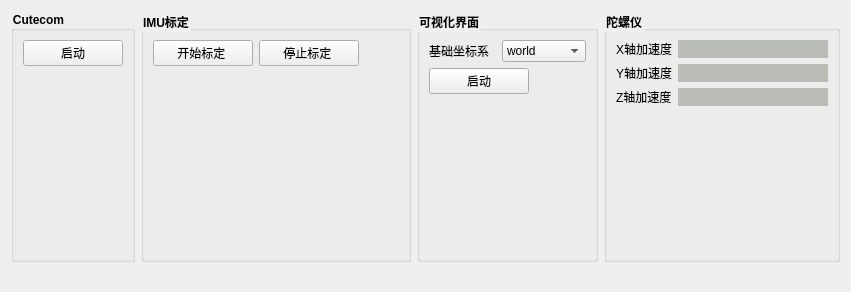
                 <widget class="QWidget" name="tab_13">
                  <attribute name="title">
                   <string/>
                  </attribute>
                  <layout class="QVBoxLayout" name="verticalLayout_55">
                   <item>
                    <layout class="QHBoxLayout" name="horizontalLayout_111">
                     <item>
                      <widget class="QGroupBox" name="groupBox_21">
                       <property name="font">
                        <font>
                         <weight>75</weight>
                         <bold>true</bold>
                        </font>
                       </property>
                       <property name="styleSheet">
                        <string notr="true">QGroupBox::title{
font-size:13px;
front-weight:bold;
}</string>
                       </property>
                       <property name="title">
                        <string>Cutecom</string>
                       </property>
                       <layout class="QVBoxLayout" name="verticalLayout_41">
                        <item>
                         <widget class="QPushButton" name="pushButton_cutecom_2">
                          <property name="minimumSize">
                           <size>
                            <width>100</width>
                            <height>0</height>
                           </size>
                          </property>
                          <property name="maximumSize">
                           <size>
                            <width>100</width>
                            <height>16777215</height>
                           </size>
                          </property>
                          <property name="text">
                           <string>启动</string>
                          </property>
                         </widget>
                        </item>
                        <item>
                         <spacer name="verticalSpacer_13">
                          <property name="orientation">
                           <enum>Qt::Vertical</enum>
                          </property>
                          <property name="sizeHint" stdset="0">
                           <size>
                            <width>20</width>
                            <height>40</height>
                           </size>
                          </property>
                         </spacer>
                        </item>
                       </layout>
                      </widget>
                     </item>
                     <item>
                      <widget class="QGroupBox" name="groupBox_24">
                       <property name="sizePolicy">
                        <sizepolicy hsizetype="Expanding" vsizetype="Preferred">
                         <horstretch>0</horstretch>
                         <verstretch>0</verstretch>
                        </sizepolicy>
                       </property>
                       <property name="minimumSize">
                        <size>
                         <width>250</width>
                         <height>0</height>
                        </size>
                       </property>
                       <property name="font">
                        <font>
                         <weight>75</weight>
                         <bold>true</bold>
                        </font>
                       </property>
                       <property name="styleSheet">
                        <string notr="true">QGroupBox::title{
font-size:13px;
front-weight:bold;
}</string>
                       </property>
                       <property name="title">
                        <string>IMU标定</string>
                       </property>
                       <layout class="QVBoxLayout" name="verticalLayout_19">
                        <item>
                         <layout class="QHBoxLayout" name="horizontalLayout_68">
                          <item>
                           <widget class="QPushButton" name="pushButton_calib_start">
                            <property name="minimumSize">
                             <size>
                              <width>100</width>
                              <height>0</height>
                             </size>
                            </property>
                            <property name="maximumSize">
                             <size>
                              <width>100</width>
                              <height>16777215</height>
                             </size>
                            </property>
                            <property name="text">
                             <string>开始标定 </string>
                            </property>
                           </widget>
                          </item>
                          <item>
                           <widget class="QPushButton" name="pushButton_calib_stop">
                            <property name="sizePolicy">
                             <sizepolicy hsizetype="Expanding" vsizetype="Fixed">
                              <horstretch>0</horstretch>
                              <verstretch>0</verstretch>
                             </sizepolicy>
                            </property>
                            <property name="minimumSize">
                             <size>
                              <width>100</width>
                              <height>0</height>
                             </size>
                            </property>
                            <property name="maximumSize">
                             <size>
                              <width>100</width>
                              <height>16777215</height>
                             </size>
                            </property>
                            <property name="text">
                             <string>停止标定 </string>
                            </property>
                           </widget>
                          </item>
                          <item>
                           <spacer name="horizontalSpacer_39">
                            <property name="orientation">
                             <enum>Qt::Horizontal</enum>
                            </property>
                            <property name="sizeHint" stdset="0">
                             <size>
                              <width>40</width>
                              <height>20</height>
                             </size>
                            </property>
                           </spacer>
                          </item>
                         </layout>
                        </item>
                        <item>
                         <spacer name="verticalSpacer_15">
                          <property name="orientation">
                           <enum>Qt::Vertical</enum>
                          </property>
                          <property name="sizeHint" stdset="0">
                           <size>
                            <width>200</width>
                            <height>40</height>
                           </size>
                          </property>
                         </spacer>
                        </item>
                       </layout>
                      </widget>
                     </item>
                     <item>
                      <widget class="QGroupBox" name="groupBox_31">
                       <property name="minimumSize">
                        <size>
                         <width>0</width>
                         <height>0</height>
                        </size>
                       </property>
                       <property name="font">
                        <font>
                         <weight>75</weight>
                         <bold>true</bold>
                        </font>
                       </property>
                       <property name="styleSheet">
                        <string notr="true">QGroupBox::title{
font-size:13px;
front-weight:bold;
}</string>
                       </property>
                       <property name="title">
                        <string>可视化界面</string>
                       </property>
                       <layout class="QVBoxLayout" name="verticalLayout_37">
                        <item>
                         <layout class="QHBoxLayout" name="horizontalLayout_64">
                          <item>
                           <widget class="QLabel" name="label_96">
                            <property name="text">
                             <string>基础坐标系  </string>
                            </property>
                           </widget>
                          </item>
                          <item>
                           <widget class="QComboBox" name="comboBox_imu_tf_2">
                            <item>
                             <property name="text">
                              <string>world</string>
                             </property>
                            </item>
                            <item>
                             <property name="text">
                              <string>map</string>
                             </property>
                            </item>
                            <item>
                             <property name="text">
                              <string>odom</string>
                             </property>
                            </item>
                            <item>
                             <property name="text">
                              <string>laser_link</string>
                             </property>
                            </item>
                            <item>
                             <property name="text">
                              <string>velodyne</string>
                             </property>
                            </item>
                            <item>
                             <property name="text">
                              <string>radar</string>
                             </property>
                            </item>
                           </widget>
                          </item>
                         </layout>
                        </item>
                        <item>
                         <layout class="QHBoxLayout" name="horizontalLayout_46">
                          <item>
                           <widget class="QPushButton" name="pushButton_imu_rviz">
                            <property name="minimumSize">
                             <size>
                              <width>100</width>
                              <height>0</height>
                             </size>
                            </property>
                            <property name="maximumSize">
                             <size>
                              <width>100</width>
                              <height>16777215</height>
                             </size>
                            </property>
                            <property name="text">
                             <string>启动</string>
                            </property>
                           </widget>
                          </item>
                          <item>
                           <spacer name="horizontalSpacer_38">
                            <property name="orientation">
                             <enum>Qt::Horizontal</enum>
                            </property>
                            <property name="sizeHint" stdset="0">
                             <size>
                              <width>40</width>
                              <height>20</height>
                             </size>
                            </property>
                           </spacer>
                          </item>
                         </layout>
                        </item>
                        <item>
                         <spacer name="verticalSpacer_2">
                          <property name="orientation">
                           <enum>Qt::Vertical</enum>
                          </property>
                          <property name="sizeHint" stdset="0">
                           <size>
                            <width>20</width>
                            <height>156</height>
                           </size>
                          </property>
                         </spacer>
                        </item>
                       </layout>
                      </widget>
                     </item>
                     <item>
                      <widget class="QGroupBox" name="groupBox_25">
                       <property name="font">
                        <font>
                         <weight>75</weight>
                         <bold>true</bold>
                        </font>
                       </property>
                       <property name="styleSheet">
                        <string notr="true">QGroupBox::title{
font-size:13px;
front-weight:bold;
}</string>
                       </property>
                       <property name="title">
                        <string>陀螺仪</string>
                       </property>
                       <layout class="QVBoxLayout" name="verticalLayout_49">
                        <item>
                         <layout class="QHBoxLayout" name="horizontalLayout_100">
                          <item>
                           <widget class="QLabel" name="label_126">
                            <property name="text">
                             <string>X轴加速度</string>
                            </property>
                           </widget>
                          </item>
                          <item>
                           <widget class="QLabel" name="label_imu_acc_x">
                            <property name="sizePolicy">
                             <sizepolicy hsizetype="Expanding" vsizetype="Preferred">
                              <horstretch>0</horstretch>
                              <verstretch>0</verstretch>
                             </sizepolicy>
                            </property>
                            <property name="minimumSize">
                             <size>
                              <width>100</width>
                              <height>0</height>
                             </size>
                            </property>
                            <property name="styleSheet">
                             <string notr="true">background-color: rgb(186, 189, 182);</string>
                            </property>
                            <property name="text">
                             <string/>
                            </property>
                           </widget>
                          </item>
                         </layout>
                        </item>
                        <item>
                         <layout class="QHBoxLayout" name="horizontalLayout_101">
                          <item>
                           <widget class="QLabel" name="label_127">
                            <property name="text">
                             <string>Y轴加速度</string>
                            </property>
                           </widget>
                          </item>
                          <item>
                           <widget class="QLabel" name="label_imu_acc_y">
                            <property name="sizePolicy">
                             <sizepolicy hsizetype="Expanding" vsizetype="Preferred">
                              <horstretch>0</horstretch>
                              <verstretch>0</verstretch>
                             </sizepolicy>
                            </property>
                            <property name="minimumSize">
                             <size>
                              <width>100</width>
                              <height>0</height>
                             </size>
                            </property>
                            <property name="styleSheet">
                             <string notr="true">background-color: rgb(186, 189, 182);</string>
                            </property>
                            <property name="text">
                             <string/>
                            </property>
                           </widget>
                          </item>
                         </layout>
                        </item>
                        <item>
                         <layout class="QHBoxLayout" name="horizontalLayout_103">
                          <item>
                           <widget class="QLabel" name="label_129">
                            <property name="text">
                             <string>Z轴加速度</string>
                            </property>
                           </widget>
                          </item>
                          <item>
                           <widget class="QLabel" name="label_imu_acc_z">
                            <property name="sizePolicy">
                             <sizepolicy hsizetype="Expanding" vsizetype="Preferred">
                              <horstretch>0</horstretch>
                              <verstretch>0</verstretch>
                             </sizepolicy>
                            </property>
                            <property name="minimumSize">
                             <size>
                              <width>150</width>
                              <height>0</height>
                             </size>
                            </property>
                            <property name="styleSheet">
                             <string notr="true">background-color: rgb(186, 189, 182);</string>
                            </property>
                            <property name="text">
                             <string/>
                            </property>
                           </widget>
                          </item>
                         </layout>
                        </item>
                        <item>
                         <spacer name="verticalSpacer_4">
                          <property name="orientation">
                           <enum>Qt::Vertical</enum>
                          </property>
                          <property name="sizeHint" stdset="0">
                           <size>
                            <width>20</width>
                            <height>40</height>
                           </size>
                          </property>
                         </spacer>
                        </item>
                       </layout>
                      </widget>
                     </item>
                    </layout>
                   </item>
                   <item>
                    <widget class="QLabel" name="label_save_path">
                     <property name="sizePolicy">
                      <sizepolicy hsizetype="Expanding" vsizetype="Preferred">
                       <horstretch>222</horstretch>
                       <verstretch>0</verstretch>
                      </sizepolicy>
                     </property>
                     <property name="font">
                      <font>
                       <pointsize>8</pointsize>
                      </font>
                     </property>
                     <property name="text">
                      <string/>
                     </property>
                    </widget>
                   </item>
                  </layout>
                 </widget>
